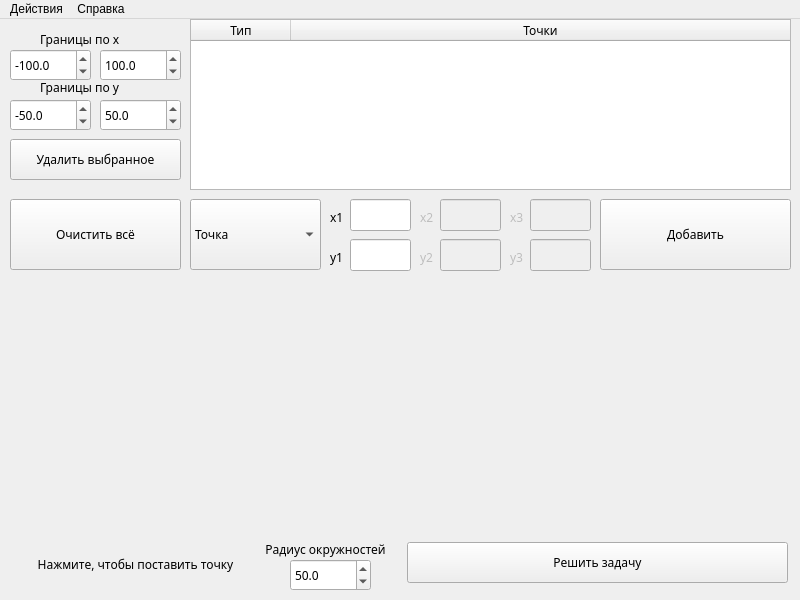
<?xml version="1.0" encoding="UTF-8"?>
<ui version="4.0">
 <class>Planimetr</class>
 <widget class="QMainWindow" name="Planimetr">
  <property name="geometry">
   <rect>
    <x>0</x>
    <y>0</y>
    <width>800</width>
    <height>600</height>
   </rect>
  </property>
  <property name="windowTitle">
   <string>Planimetr</string>
  </property>
  <widget class="QWidget" name="centralwidget">
   <property name="font">
    <font>
     <family>Hack</family>
    </font>
   </property>
   <widget class="QWidget" name="verticalLayoutWidget">
    <property name="geometry">
     <rect>
      <x>0</x>
      <y>260</y>
      <width>791</width>
      <height>251</height>
     </rect>
    </property>
    <layout class="QVBoxLayout" name="graphLayout"/>
   </widget>
   <widget class="QComboBox" name="primitiveTypeBox">
    <property name="geometry">
     <rect>
      <x>190</x>
      <y>180</y>
      <width>131</width>
      <height>71</height>
     </rect>
    </property>
    <property name="insertPolicy">
     <enum>QComboBox::InsertAlphabetically</enum>
    </property>
    <item>
     <property name="text">
      <string>Точка</string>
     </property>
    </item>
    <item>
     <property name="text">
      <string>Прямая</string>
     </property>
    </item>
    <item>
     <property name="text">
      <string>Треугольник</string>
     </property>
    </item>
    <item>
     <property name="text">
      <string>Окружность</string>
     </property>
    </item>
   </widget>
   <widget class="QLabel" name="statusLabel">
    <property name="geometry">
     <rect>
      <x>0</x>
      <y>530</y>
      <width>271</width>
      <height>31</height>
     </rect>
    </property>
    <property name="text">
     <string>Нажмите, чтобы поставить точку</string>
    </property>
    <property name="alignment">
     <set>Qt::AlignCenter</set>
    </property>
   </widget>
   <widget class="QTableWidget" name="elementsTable">
    <property name="geometry">
     <rect>
      <x>190</x>
      <y>0</y>
      <width>601</width>
      <height>171</height>
     </rect>
    </property>
    <property name="editTriggers">
     <set>QAbstractItemView::NoEditTriggers</set>
    </property>
    <attribute name="horizontalHeaderStretchLastSection">
     <bool>true</bool>
    </attribute>
    <attribute name="verticalHeaderStretchLastSection">
     <bool>false</bool>
    </attribute>
    <column>
     <property name="text">
      <string>Тип</string>
     </property>
    </column>
    <column>
     <property name="text">
      <string>Точки</string>
     </property>
    </column>
   </widget>
   <widget class="QPushButton" name="addButton">
    <property name="geometry">
     <rect>
      <x>600</x>
      <y>180</y>
      <width>191</width>
      <height>71</height>
     </rect>
    </property>
    <property name="text">
     <string>Добавить</string>
    </property>
   </widget>
   <widget class="QLineEdit" name="y1_in">
    <property name="geometry">
     <rect>
      <x>350</x>
      <y>220</y>
      <width>61</width>
      <height>32</height>
     </rect>
    </property>
   </widget>
   <widget class="QLineEdit" name="x1_in">
    <property name="geometry">
     <rect>
      <x>350</x>
      <y>180</y>
      <width>61</width>
      <height>32</height>
     </rect>
    </property>
    <property name="readOnly">
     <bool>false</bool>
    </property>
   </widget>
   <widget class="QLineEdit" name="x2_in">
    <property name="enabled">
     <bool>false</bool>
    </property>
    <property name="geometry">
     <rect>
      <x>440</x>
      <y>180</y>
      <width>61</width>
      <height>32</height>
     </rect>
    </property>
   </widget>
   <widget class="QLineEdit" name="y2_in">
    <property name="enabled">
     <bool>false</bool>
    </property>
    <property name="geometry">
     <rect>
      <x>440</x>
      <y>220</y>
      <width>61</width>
      <height>32</height>
     </rect>
    </property>
   </widget>
   <widget class="QLineEdit" name="x3_in">
    <property name="enabled">
     <bool>false</bool>
    </property>
    <property name="geometry">
     <rect>
      <x>530</x>
      <y>180</y>
      <width>61</width>
      <height>32</height>
     </rect>
    </property>
   </widget>
   <widget class="QLineEdit" name="y3_in">
    <property name="enabled">
     <bool>false</bool>
    </property>
    <property name="geometry">
     <rect>
      <x>530</x>
      <y>220</y>
      <width>61</width>
      <height>32</height>
     </rect>
    </property>
   </widget>
   <widget class="QLabel" name="x1_label">
    <property name="geometry">
     <rect>
      <x>330</x>
      <y>190</y>
      <width>16</width>
      <height>16</height>
     </rect>
    </property>
    <property name="text">
     <string>x1</string>
    </property>
   </widget>
   <widget class="QLabel" name="x2_label">
    <property name="enabled">
     <bool>false</bool>
    </property>
    <property name="geometry">
     <rect>
      <x>420</x>
      <y>190</y>
      <width>16</width>
      <height>16</height>
     </rect>
    </property>
    <property name="text">
     <string>x2</string>
    </property>
   </widget>
   <widget class="QLabel" name="x3_label">
    <property name="enabled">
     <bool>false</bool>
    </property>
    <property name="geometry">
     <rect>
      <x>510</x>
      <y>190</y>
      <width>16</width>
      <height>16</height>
     </rect>
    </property>
    <property name="text">
     <string>x3</string>
    </property>
   </widget>
   <widget class="QLabel" name="y1_label">
    <property name="geometry">
     <rect>
      <x>330</x>
      <y>230</y>
      <width>16</width>
      <height>16</height>
     </rect>
    </property>
    <property name="text">
     <string>y1</string>
    </property>
   </widget>
   <widget class="QLabel" name="y2_label">
    <property name="enabled">
     <bool>false</bool>
    </property>
    <property name="geometry">
     <rect>
      <x>420</x>
      <y>230</y>
      <width>16</width>
      <height>16</height>
     </rect>
    </property>
    <property name="text">
     <string>y2</string>
    </property>
   </widget>
   <widget class="QLabel" name="y3_label">
    <property name="enabled">
     <bool>false</bool>
    </property>
    <property name="geometry">
     <rect>
      <x>510</x>
      <y>230</y>
      <width>16</width>
      <height>16</height>
     </rect>
    </property>
    <property name="text">
     <string>y3</string>
    </property>
   </widget>
   <widget class="QLabel" name="x_lim_label">
    <property name="geometry">
     <rect>
      <x>40</x>
      <y>10</y>
      <width>111</width>
      <height>20</height>
     </rect>
    </property>
    <property name="text">
     <string>Границы по x</string>
    </property>
   </widget>
   <widget class="QLabel" name="y_lim_label">
    <property name="geometry">
     <rect>
      <x>40</x>
      <y>60</y>
      <width>111</width>
      <height>16</height>
     </rect>
    </property>
    <property name="text">
     <string>Границы по y</string>
    </property>
   </widget>
   <widget class="QDoubleSpinBox" name="xlim_low">
    <property name="geometry">
     <rect>
      <x>10</x>
      <y>30</y>
      <width>81</width>
      <height>32</height>
     </rect>
    </property>
    <property name="decimals">
     <number>1</number>
    </property>
    <property name="minimum">
     <double>-10000.000000000000000</double>
    </property>
    <property name="maximum">
     <double>10000.000000000000000</double>
    </property>
    <property name="value">
     <double>-100.000000000000000</double>
    </property>
   </widget>
   <widget class="QDoubleSpinBox" name="xlim_high">
    <property name="geometry">
     <rect>
      <x>100</x>
      <y>30</y>
      <width>81</width>
      <height>32</height>
     </rect>
    </property>
    <property name="decimals">
     <number>1</number>
    </property>
    <property name="minimum">
     <double>-10000.000000000000000</double>
    </property>
    <property name="maximum">
     <double>10000.000000000000000</double>
    </property>
    <property name="value">
     <double>100.000000000000000</double>
    </property>
   </widget>
   <widget class="QDoubleSpinBox" name="ylim_low">
    <property name="geometry">
     <rect>
      <x>10</x>
      <y>80</y>
      <width>81</width>
      <height>32</height>
     </rect>
    </property>
    <property name="decimals">
     <number>1</number>
    </property>
    <property name="minimum">
     <double>-10000.000000000000000</double>
    </property>
    <property name="maximum">
     <double>10000.000000000000000</double>
    </property>
    <property name="value">
     <double>-50.000000000000000</double>
    </property>
   </widget>
   <widget class="QDoubleSpinBox" name="ylim_high">
    <property name="geometry">
     <rect>
      <x>100</x>
      <y>80</y>
      <width>81</width>
      <height>32</height>
     </rect>
    </property>
    <property name="decimals">
     <number>1</number>
    </property>
    <property name="minimum">
     <double>-10000.000000000000000</double>
    </property>
    <property name="maximum">
     <double>10000.000000000000000</double>
    </property>
    <property name="value">
     <double>50.000000000000000</double>
    </property>
   </widget>
   <widget class="QPushButton" name="clearCurrentButton">
    <property name="geometry">
     <rect>
      <x>10</x>
      <y>120</y>
      <width>171</width>
      <height>41</height>
     </rect>
    </property>
    <property name="text">
     <string>Удалить выбранное</string>
    </property>
   </widget>
   <widget class="QPushButton" name="clearAllButton">
    <property name="geometry">
     <rect>
      <x>10</x>
      <y>180</y>
      <width>171</width>
      <height>71</height>
     </rect>
    </property>
    <property name="text">
     <string>Очистить всё</string>
    </property>
   </widget>
   <widget class="QPushButton" name="solveButton">
    <property name="geometry">
     <rect>
      <x>407</x>
      <y>523</y>
      <width>381</width>
      <height>41</height>
     </rect>
    </property>
    <property name="text">
     <string>Решить задачу</string>
    </property>
   </widget>
   <widget class="QDoubleSpinBox" name="radius">
    <property name="geometry">
     <rect>
      <x>290</x>
      <y>540</y>
      <width>81</width>
      <height>32</height>
     </rect>
    </property>
    <property name="decimals">
     <number>1</number>
    </property>
    <property name="minimum">
     <double>-10000.000000000000000</double>
    </property>
    <property name="maximum">
     <double>10000.000000000000000</double>
    </property>
    <property name="value">
     <double>50.000000000000000</double>
    </property>
   </widget>
   <widget class="QLabel" name="radius_label">
    <property name="geometry">
     <rect>
      <x>250</x>
      <y>520</y>
      <width>151</width>
      <height>20</height>
     </rect>
    </property>
    <property name="text">
     <string>Радиус окружностей</string>
    </property>
    <property name="alignment">
     <set>Qt::AlignCenter</set>
    </property>
   </widget>
  </widget>
  <widget class="QMenuBar" name="menubar">
   <property name="geometry">
    <rect>
     <x>0</x>
     <y>0</y>
     <width>800</width>
     <height>30</height>
    </rect>
   </property>
   <widget class="QMenu" name="menuHelp">
    <property name="title">
     <string>Справка</string>
    </property>
    <addaction name="actionAbout"/>
   </widget>
   <widget class="QMenu" name="menuActions">
    <property name="title">
     <string>Действия</string>
    </property>
    <addaction name="cancelPointsAction"/>
    <addaction name="clearAllAction"/>
    <addaction name="clearCurrentAction"/>
   </widget>
   <addaction name="menuActions"/>
   <addaction name="menuHelp"/>
  </widget>
  <action name="actionAbout">
   <property name="text">
    <string>О программе</string>
   </property>
  </action>
  <action name="cancelPointsAction">
   <property name="text">
    <string>Отменить выбор точек</string>
   </property>
  </action>
  <action name="clearAllAction">
   <property name="text">
    <string>Очистить всё</string>
   </property>
  </action>
  <action name="clearCurrentAction">
   <property name="text">
    <string>Удалить выбранный элемент</string>
   </property>
  </action>
 </widget>
 <resources/>
 <connections/>
</ui>
